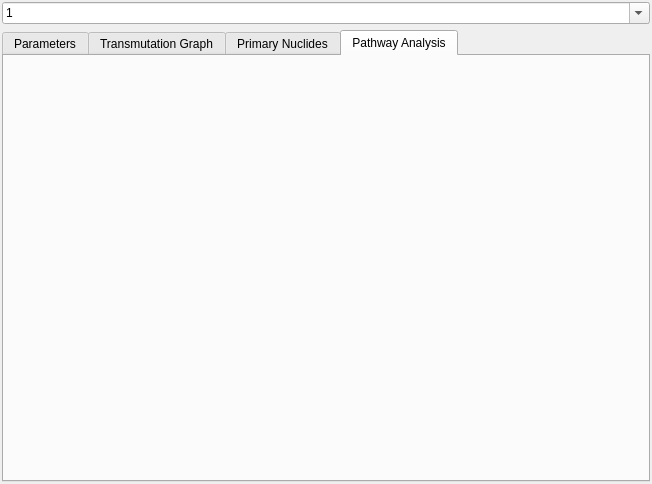
<?xml version="1.0" encoding="UTF-8"?>
<ui version="4.0">
 <class>ShowResultDlg</class>
 <widget class="QDialog" name="ShowResultDlg">
  <property name="geometry">
   <rect>
    <x>0</x>
    <y>0</y>
    <width>652</width>
    <height>484</height>
   </rect>
  </property>
  <property name="windowTitle">
   <string>Dialog</string>
  </property>
  <layout class="QVBoxLayout" name="verticalLayout">
   <property name="leftMargin">
    <number>2</number>
   </property>
   <property name="topMargin">
    <number>2</number>
   </property>
   <property name="rightMargin">
    <number>2</number>
   </property>
   <property name="bottomMargin">
    <number>2</number>
   </property>
   <item>
    <widget class="QComboBox" name="comboBoxDecayPeriod">
     <property name="editable">
      <bool>true</bool>
     </property>
     <item>
      <property name="text">
       <string>1</string>
      </property>
     </item>
     <item>
      <property name="text">
       <string>2</string>
      </property>
     </item>
     <item>
      <property name="text">
       <string>3</string>
      </property>
     </item>
     <item>
      <property name="text">
       <string>4</string>
      </property>
     </item>
     <item>
      <property name="text">
       <string>5</string>
      </property>
     </item>
    </widget>
   </item>
   <item>
    <widget class="QTabWidget" name="tabWidgetParameters">
     <property name="currentIndex">
      <number>3</number>
     </property>
     <widget class="QWidget" name="Parameters">
      <attribute name="title">
       <string>Parameters</string>
      </attribute>
      <layout class="QVBoxLayout" name="verticalLayout_2">
       <property name="spacing">
        <number>0</number>
       </property>
       <property name="leftMargin">
        <number>0</number>
       </property>
       <property name="topMargin">
        <number>0</number>
       </property>
       <property name="rightMargin">
        <number>0</number>
       </property>
       <property name="bottomMargin">
        <number>0</number>
       </property>
      </layout>
     </widget>
     <widget class="QWidget" name="TransmutationGraph">
      <attribute name="title">
       <string>Transmutation Graph</string>
      </attribute>
     </widget>
     <widget class="QWidget" name="PrimaryNuclides">
      <attribute name="title">
       <string>Primary Nuclides</string>
      </attribute>
     </widget>
     <widget class="QWidget" name="PathwayAnalysis">
      <attribute name="title">
       <string>Pathway Analysis</string>
      </attribute>
     </widget>
    </widget>
   </item>
  </layout>
 </widget>
 <resources/>
 <connections/>
</ui>
